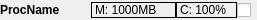
<?xml version="1.0" encoding="UTF-8"?>
<ui version="4.0">
 <class>ProcessWidget</class>
 <widget class="QWidget" name="ProcessWidget">
  <property name="enabled">
   <bool>true</bool>
  </property>
  <property name="geometry">
   <rect>
    <x>0</x>
    <y>0</y>
    <width>257</width>
    <height>20</height>
   </rect>
  </property>
  <property name="sizePolicy">
   <sizepolicy hsizetype="MinimumExpanding" vsizetype="Fixed">
    <horstretch>0</horstretch>
    <verstretch>0</verstretch>
   </sizepolicy>
  </property>
  <property name="minimumSize">
   <size>
    <width>0</width>
    <height>0</height>
   </size>
  </property>
  <property name="maximumSize">
   <size>
    <width>16777215</width>
    <height>20</height>
   </size>
  </property>
  <property name="windowTitle">
   <string>Process Widget</string>
  </property>
  <property name="locale">
   <locale language="English" country="UnitedKingdom"/>
  </property>
  <layout class="QHBoxLayout" name="horizontalLayout">
   <property name="spacing">
    <number>0</number>
   </property>
   <property name="leftMargin">
    <number>0</number>
   </property>
   <property name="topMargin">
    <number>0</number>
   </property>
   <property name="rightMargin">
    <number>0</number>
   </property>
   <property name="bottomMargin">
    <number>0</number>
   </property>
   <item>
    <widget class="QLabel" name="processName">
     <property name="sizePolicy">
      <sizepolicy hsizetype="MinimumExpanding" vsizetype="Fixed">
       <horstretch>0</horstretch>
       <verstretch>0</verstretch>
      </sizepolicy>
     </property>
     <property name="maximumSize">
      <size>
       <width>16777215</width>
       <height>20</height>
      </size>
     </property>
     <property name="font">
      <font>
       <weight>75</weight>
       <bold>true</bold>
      </font>
     </property>
     <property name="frameShape">
      <enum>QFrame::NoFrame</enum>
     </property>
     <property name="text">
      <string>ProcName</string>
     </property>
    </widget>
   </item>
   <item>
    <widget class="QLabel" name="memState">
     <property name="sizePolicy">
      <sizepolicy hsizetype="MinimumExpanding" vsizetype="Fixed">
       <horstretch>0</horstretch>
       <verstretch>0</verstretch>
      </sizepolicy>
     </property>
     <property name="minimumSize">
      <size>
       <width>85</width>
       <height>0</height>
      </size>
     </property>
     <property name="maximumSize">
      <size>
       <width>85</width>
       <height>16777215</height>
      </size>
     </property>
     <property name="frameShape">
      <enum>QFrame::Box</enum>
     </property>
     <property name="text">
      <string>M: 1000MB</string>
     </property>
    </widget>
   </item>
   <item>
    <widget class="QLabel" name="cpuState">
     <property name="sizePolicy">
      <sizepolicy hsizetype="MinimumExpanding" vsizetype="Fixed">
       <horstretch>0</horstretch>
       <verstretch>0</verstretch>
      </sizepolicy>
     </property>
     <property name="minimumSize">
      <size>
       <width>61</width>
       <height>0</height>
      </size>
     </property>
     <property name="maximumSize">
      <size>
       <width>55</width>
       <height>16777215</height>
      </size>
     </property>
     <property name="frameShape">
      <enum>QFrame::Box</enum>
     </property>
     <property name="text">
      <string>C: 100%</string>
     </property>
    </widget>
   </item>
   <item>
    <widget class="QCheckBox" name="checkBox">
     <property name="sizePolicy">
      <sizepolicy hsizetype="Fixed" vsizetype="Fixed">
       <horstretch>0</horstretch>
       <verstretch>0</verstretch>
      </sizepolicy>
     </property>
     <property name="minimumSize">
      <size>
       <width>20</width>
       <height>20</height>
      </size>
     </property>
     <property name="maximumSize">
      <size>
       <width>20</width>
       <height>20</height>
      </size>
     </property>
     <property name="text">
      <string/>
     </property>
    </widget>
   </item>
  </layout>
 </widget>
 <layoutdefault spacing="0" margin="0"/>
 <resources/>
 <connections/>
</ui>
